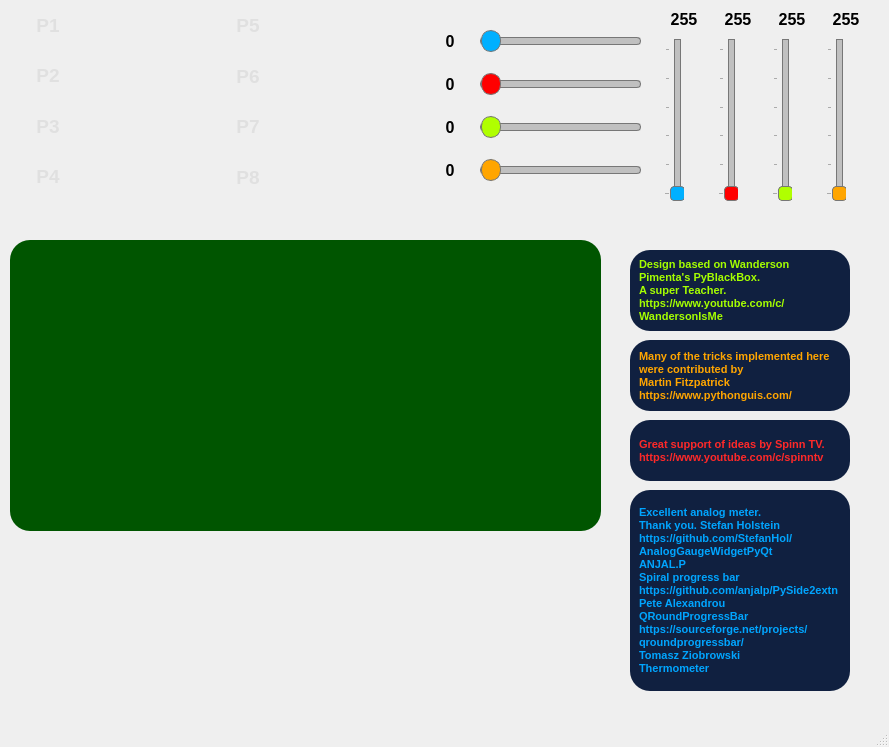
<?xml version="1.0" encoding="UTF-8"?>
<ui version="4.0">
 <class>MainWindow</class>
 <widget class="QMainWindow" name="MainWindow">
  <property name="geometry">
   <rect>
    <x>0</x>
    <y>0</y>
    <width>889</width>
    <height>747</height>
   </rect>
  </property>
  <property name="windowTitle">
   <string>MainWindow</string>
  </property>
  <widget class="QWidget" name="centralwidget">
   <widget class="QWidget" name="layoutWidget">
    <property name="geometry">
     <rect>
      <x>10</x>
      <y>10</y>
      <width>191</width>
      <height>182</height>
     </rect>
    </property>
    <layout class="QGridLayout" name="gridLayout">
     <property name="horizontalSpacing">
      <number>10</number>
     </property>
     <property name="verticalSpacing">
      <number>20</number>
     </property>
     <item row="0" column="1">
      <widget class="QLabel" name="label_9">
       <property name="maximumSize">
        <size>
         <width>50</width>
         <height>16777215</height>
        </size>
       </property>
       <property name="font">
        <font>
         <pointsize>14</pointsize>
         <weight>75</weight>
         <bold>true</bold>
        </font>
       </property>
       <property name="styleSheet">
        <string notr="true">color: rgb(224, 224, 224);</string>
       </property>
       <property name="text">
        <string>P1</string>
       </property>
       <property name="alignment">
        <set>Qt::AlignCenter</set>
       </property>
      </widget>
     </item>
     <item row="1" column="1">
      <widget class="QLabel" name="label_10">
       <property name="font">
        <font>
         <pointsize>14</pointsize>
         <weight>75</weight>
         <bold>true</bold>
        </font>
       </property>
       <property name="styleSheet">
        <string notr="true">color: rgb(224, 224, 224);</string>
       </property>
       <property name="text">
        <string>P2</string>
       </property>
       <property name="alignment">
        <set>Qt::AlignCenter</set>
       </property>
      </widget>
     </item>
     <item row="3" column="1">
      <widget class="QLabel" name="label_12">
       <property name="font">
        <font>
         <pointsize>14</pointsize>
         <weight>75</weight>
         <bold>true</bold>
        </font>
       </property>
       <property name="styleSheet">
        <string notr="true">color: rgb(224, 224, 224);</string>
       </property>
       <property name="text">
        <string>P4</string>
       </property>
       <property name="alignment">
        <set>Qt::AlignCenter</set>
       </property>
      </widget>
     </item>
     <item row="2" column="1">
      <widget class="QLabel" name="label_11">
       <property name="font">
        <font>
         <pointsize>14</pointsize>
         <weight>75</weight>
         <bold>true</bold>
        </font>
       </property>
       <property name="styleSheet">
        <string notr="true">color: rgb(224, 224, 224);</string>
       </property>
       <property name="text">
        <string>P3</string>
       </property>
       <property name="alignment">
        <set>Qt::AlignCenter</set>
       </property>
      </widget>
     </item>
     <item row="2" column="2">
      <widget class="PySwitch" name="pyswitch_3" native="true">
       <property name="minimumSize">
        <size>
         <width>90</width>
         <height>30</height>
        </size>
       </property>
      </widget>
     </item>
     <item row="1" column="2">
      <widget class="PySwitch" name="pyswitch_2" native="true">
       <property name="minimumSize">
        <size>
         <width>90</width>
         <height>30</height>
        </size>
       </property>
      </widget>
     </item>
     <item row="0" column="2">
      <widget class="PySwitch" name="pyswitch_1" native="true">
       <property name="minimumSize">
        <size>
         <width>90</width>
         <height>30</height>
        </size>
       </property>
       <property name="maximumSize">
        <size>
         <width>90</width>
         <height>30</height>
        </size>
       </property>
      </widget>
     </item>
     <item row="3" column="2">
      <widget class="PySwitch" name="pyswitch_4" native="true">
       <property name="minimumSize">
        <size>
         <width>90</width>
         <height>30</height>
        </size>
       </property>
      </widget>
     </item>
    </layout>
   </widget>
   <widget class="QWidget" name="layoutWidget_2">
    <property name="geometry">
     <rect>
      <x>210</x>
      <y>10</y>
      <width>191</width>
      <height>182</height>
     </rect>
    </property>
    <layout class="QGridLayout" name="gridLayout_2">
     <property name="horizontalSpacing">
      <number>10</number>
     </property>
     <property name="verticalSpacing">
      <number>20</number>
     </property>
     <item row="0" column="1">
      <widget class="QLabel" name="label_13">
       <property name="maximumSize">
        <size>
         <width>50</width>
         <height>16777215</height>
        </size>
       </property>
       <property name="font">
        <font>
         <pointsize>14</pointsize>
         <weight>75</weight>
         <bold>true</bold>
        </font>
       </property>
       <property name="styleSheet">
        <string notr="true">color: rgb(224, 224, 224);</string>
       </property>
       <property name="text">
        <string>P5</string>
       </property>
       <property name="alignment">
        <set>Qt::AlignCenter</set>
       </property>
      </widget>
     </item>
     <item row="1" column="1">
      <widget class="QLabel" name="label_14">
       <property name="font">
        <font>
         <pointsize>14</pointsize>
         <weight>75</weight>
         <bold>true</bold>
        </font>
       </property>
       <property name="styleSheet">
        <string notr="true">color: rgb(224, 224, 224);</string>
       </property>
       <property name="text">
        <string>P6</string>
       </property>
       <property name="alignment">
        <set>Qt::AlignCenter</set>
       </property>
      </widget>
     </item>
     <item row="3" column="1">
      <widget class="QLabel" name="label_15">
       <property name="font">
        <font>
         <pointsize>14</pointsize>
         <weight>75</weight>
         <bold>true</bold>
        </font>
       </property>
       <property name="styleSheet">
        <string notr="true">color: rgb(224, 224, 224);</string>
       </property>
       <property name="text">
        <string>P8</string>
       </property>
       <property name="alignment">
        <set>Qt::AlignCenter</set>
       </property>
      </widget>
     </item>
     <item row="2" column="1">
      <widget class="QLabel" name="label_16">
       <property name="font">
        <font>
         <pointsize>14</pointsize>
         <weight>75</weight>
         <bold>true</bold>
        </font>
       </property>
       <property name="styleSheet">
        <string notr="true">color: rgb(224, 224, 224);</string>
       </property>
       <property name="text">
        <string>P7</string>
       </property>
       <property name="alignment">
        <set>Qt::AlignCenter</set>
       </property>
      </widget>
     </item>
     <item row="2" column="2">
      <widget class="PyAnimatedToggle" name="pyanimated_3" native="true">
       <property name="minimumSize">
        <size>
         <width>90</width>
         <height>30</height>
        </size>
       </property>
      </widget>
     </item>
     <item row="1" column="2">
      <widget class="PyAnimatedToggle" name="pyanimated_2" native="true">
       <property name="minimumSize">
        <size>
         <width>90</width>
         <height>30</height>
        </size>
       </property>
      </widget>
     </item>
     <item row="0" column="2">
      <widget class="PyAnimatedToggle" name="pyanimated_1" native="true">
       <property name="minimumSize">
        <size>
         <width>90</width>
         <height>30</height>
        </size>
       </property>
       <property name="maximumSize">
        <size>
         <width>90</width>
         <height>16777215</height>
        </size>
       </property>
      </widget>
     </item>
     <item row="3" column="2">
      <widget class="PyAnimatedToggle" name="pyanimated_4" native="true">
       <property name="minimumSize">
        <size>
         <width>90</width>
         <height>30</height>
        </size>
       </property>
      </widget>
     </item>
    </layout>
   </widget>
   <widget class="QWidget" name="layoutWidget">
    <property name="geometry">
     <rect>
      <x>650</x>
      <y>10</y>
      <width>231</width>
      <height>191</height>
     </rect>
    </property>
    <layout class="QGridLayout" name="gridLayout_3">
     <property name="horizontalSpacing">
      <number>0</number>
     </property>
     <property name="verticalSpacing">
      <number>10</number>
     </property>
     <item row="0" column="0">
      <widget class="QLabel" name="label_VS_1">
       <property name="minimumSize">
        <size>
         <width>40</width>
         <height>0</height>
        </size>
       </property>
       <property name="font">
        <font>
         <pointsize>12</pointsize>
         <weight>75</weight>
         <bold>true</bold>
        </font>
       </property>
       <property name="text">
        <string>255</string>
       </property>
       <property name="alignment">
        <set>Qt::AlignCenter</set>
       </property>
      </widget>
     </item>
     <item row="0" column="1">
      <widget class="QLabel" name="label_VS_2">
       <property name="minimumSize">
        <size>
         <width>40</width>
         <height>0</height>
        </size>
       </property>
       <property name="font">
        <font>
         <pointsize>12</pointsize>
         <weight>75</weight>
         <bold>true</bold>
        </font>
       </property>
       <property name="text">
        <string>255</string>
       </property>
       <property name="alignment">
        <set>Qt::AlignCenter</set>
       </property>
      </widget>
     </item>
     <item row="0" column="2">
      <widget class="QLabel" name="label_VS_3">
       <property name="minimumSize">
        <size>
         <width>40</width>
         <height>0</height>
        </size>
       </property>
       <property name="font">
        <font>
         <pointsize>12</pointsize>
         <weight>75</weight>
         <bold>true</bold>
        </font>
       </property>
       <property name="text">
        <string>255</string>
       </property>
       <property name="alignment">
        <set>Qt::AlignCenter</set>
       </property>
      </widget>
     </item>
     <item row="0" column="3">
      <widget class="QLabel" name="label_VS_4">
       <property name="minimumSize">
        <size>
         <width>40</width>
         <height>0</height>
        </size>
       </property>
       <property name="font">
        <font>
         <pointsize>12</pointsize>
         <weight>75</weight>
         <bold>true</bold>
        </font>
       </property>
       <property name="text">
        <string>255</string>
       </property>
       <property name="alignment">
        <set>Qt::AlignCenter</set>
       </property>
      </widget>
     </item>
     <item row="1" column="0">
      <widget class="QSlider" name="VSlider_1">
       <property name="minimumSize">
        <size>
         <width>0</width>
         <height>120</height>
        </size>
       </property>
       <property name="maximumSize">
        <size>
         <width>16777215</width>
         <height>16777215</height>
        </size>
       </property>
       <property name="styleSheet">
        <string notr="true">QSlider::groove:horizontal{
border: 1px solid #bbb;
width: 10px;
border-radius: 4px;
}
QSlider::sub-page:vertical{
background: #C0C0C0;
border: 1px solid #777;
width: 10px;
border-radius: 4px;
}
QSlider::add-page:vertical {
background: QLinearGradient( x1: 0, y1: 0, x2: 1, y2: 0, stop: 0 #78d,  stop: 1 #238 );
border: 1px solid #777;
width: 10px;
border-radius: 4px;
}
QSlider::handle:vertical {
background: #00b0ff;
border: 1px solid #777;
height: 13px;
border-radius: 4px;
}
QSlider::handle:vertical:hover {
background: #E0e0e0;
border: 1px solid #444;
border-radius: 4px;
}

</string>
       </property>
       <property name="maximum">
        <number>255</number>
       </property>
       <property name="orientation">
        <enum>Qt::Vertical</enum>
       </property>
       <property name="tickPosition">
        <enum>QSlider::TicksAbove</enum>
       </property>
       <property name="tickInterval">
        <number>50</number>
       </property>
      </widget>
     </item>
     <item row="1" column="1">
      <widget class="QSlider" name="VSlider_2">
       <property name="minimumSize">
        <size>
         <width>0</width>
         <height>120</height>
        </size>
       </property>
       <property name="styleSheet">
        <string notr="true">QSlider::groove:horizontal{
border: 1px solid #bbb;
width: 10px;
border-radius: 4px;
}
QSlider::sub-page:vertical{
background: #C0C0C0;
border: 1px solid #777;
width: 10px;
border-radius: 4px;
}
QSlider::add-page:vertical {
background: QLinearGradient( x1: 0, y1: 0, x2: 1, y2: 0, stop: 0 #f88,  stop: 1 #822);
border: 1px solid #777;
width: 10px;
border-radius: 4px;
}
QSlider::handle:vertical {
background: #ff0000;
border: 1px solid #777;
border-radius: 4px;
}
QSlider::handle:vertical:hover {
background: #e0e0e0;
border: 1px solid #444;
border-radius: 4px;
}
</string>
       </property>
       <property name="maximum">
        <number>255</number>
       </property>
       <property name="orientation">
        <enum>Qt::Vertical</enum>
       </property>
       <property name="tickPosition">
        <enum>QSlider::TicksAbove</enum>
       </property>
       <property name="tickInterval">
        <number>50</number>
       </property>
      </widget>
     </item>
     <item row="1" column="2">
      <widget class="QSlider" name="VSlider_3">
       <property name="minimumSize">
        <size>
         <width>0</width>
         <height>120</height>
        </size>
       </property>
       <property name="styleSheet">
        <string notr="true">QSlider::groove:horizontal{
border: 1px solid #bbb;
width: 10px;
border-radius: 4px;
}
QSlider::sub-page:vertical{
background: #C0C0C0;
border: 1px solid #777;
width: 10px;
border-radius: 4px;
}
QSlider::add-page:vertical {
background: QLinearGradient( x1: 0, y1: 0, x2: 1, y2: 0, stop: 0 #8d7,  stop: 1 #473);
border: 1px solid #777;
width: 10px;
border-radius: 4px;
}
QSlider::handle:vertical {
background: #b0ff00;
border: 1px solid #777;
height: 13px;
margin-top: -2px;
margin-bottom: -2px;
border-radius: 4px;
}
QSlider::handle:vertical:hover {
background: #e0e0e0;
border: 1px solid #444;
border-radius: 4px;
}</string>
       </property>
       <property name="maximum">
        <number>255</number>
       </property>
       <property name="orientation">
        <enum>Qt::Vertical</enum>
       </property>
       <property name="tickPosition">
        <enum>QSlider::TicksAbove</enum>
       </property>
       <property name="tickInterval">
        <number>50</number>
       </property>
      </widget>
     </item>
     <item row="1" column="3">
      <widget class="QSlider" name="VSlider_4">
       <property name="minimumSize">
        <size>
         <width>0</width>
         <height>120</height>
        </size>
       </property>
       <property name="layoutDirection">
        <enum>Qt::LeftToRight</enum>
       </property>
       <property name="styleSheet">
        <string notr="true">QSlider::groove:horizontal{
border: 1px solid #bbb;
width: 10px;
border-radius: 4px;
}
QSlider::sub-page:vertical{
background: #C0C0C0;
border: 1px solid #777;
width: 10px;
border-radius: 4px;
}
QSlider::add-page:vertical {
background: QLinearGradient( x1: 0, y1: 0, x2: 1, y2: 0, stop: 0 #fa0,  stop: 1 #a80);
border: 1px solid #777;
width: 10px;
border-radius: 4px;
}
QSlider::handle:vertical {
background: #FFA500;
border: 1px solid #777;
height: 13px;
margin-top: -2px;
margin-bottom: -2px;
border-radius: 4px;
}
QSlider::handle:vertical:hover {
background: #e0e0e0;
border: 1px solid #444;
border-radius: 4px;
}</string>
       </property>
       <property name="maximum">
        <number>255</number>
       </property>
       <property name="orientation">
        <enum>Qt::Vertical</enum>
       </property>
       <property name="invertedAppearance">
        <bool>false</bool>
       </property>
       <property name="invertedControls">
        <bool>false</bool>
       </property>
       <property name="tickPosition">
        <enum>QSlider::TicksAbove</enum>
       </property>
       <property name="tickInterval">
        <number>50</number>
       </property>
      </widget>
     </item>
    </layout>
   </widget>
   <widget class="QWidget" name="layoutWidget">
    <property name="geometry">
     <rect>
      <x>430</x>
      <y>10</y>
      <width>211</width>
      <height>191</height>
     </rect>
    </property>
    <layout class="QGridLayout" name="gridLayout_4">
     <property name="horizontalSpacing">
      <number>10</number>
     </property>
     <property name="verticalSpacing">
      <number>0</number>
     </property>
     <item row="0" column="0">
      <widget class="QLabel" name="label_HS_1">
       <property name="minimumSize">
        <size>
         <width>40</width>
         <height>0</height>
        </size>
       </property>
       <property name="font">
        <font>
         <pointsize>12</pointsize>
         <weight>75</weight>
         <bold>true</bold>
        </font>
       </property>
       <property name="text">
        <string>0</string>
       </property>
       <property name="alignment">
        <set>Qt::AlignCenter</set>
       </property>
      </widget>
     </item>
     <item row="0" column="1">
      <widget class="QSlider" name="HSlider_1">
       <property name="minimumSize">
        <size>
         <width>0</width>
         <height>24</height>
        </size>
       </property>
       <property name="styleSheet">
        <string notr="true">QSlider::groove:horizontal {
border: 1px solid #bbb;
height: 6px;
border-radius: 2px;
}
QSlider::sub-page:horizontal {
background: #8000b0ff;
border: 1px solid #777;
height: 5px;
border-radius: 4px;
}

QSlider::add-page:horizontal {
background: #c0c0c0;
border: 1px solid #777;
height: 5px;
border-radius: 4px;
}

QSlider::handle:horizontal {
background: #00b0ff;
border: 1px solid #777;
width: 18px;
margin-top: -8px;
margin-bottom: -8px;
border-radius: 10px;
}
QSlider::handle:horizontal:hover {
background: #f0f0f0;
}</string>
       </property>
       <property name="maximum">
        <number>255</number>
       </property>
       <property name="orientation">
        <enum>Qt::Horizontal</enum>
       </property>
       <property name="tickPosition">
        <enum>QSlider::NoTicks</enum>
       </property>
       <property name="tickInterval">
        <number>50</number>
       </property>
      </widget>
     </item>
     <item row="1" column="0">
      <widget class="QLabel" name="label_HS_2">
       <property name="font">
        <font>
         <pointsize>12</pointsize>
         <weight>75</weight>
         <bold>true</bold>
        </font>
       </property>
       <property name="text">
        <string>0</string>
       </property>
       <property name="alignment">
        <set>Qt::AlignCenter</set>
       </property>
      </widget>
     </item>
     <item row="1" column="1">
      <widget class="QSlider" name="HSlider_2">
       <property name="minimumSize">
        <size>
         <width>0</width>
         <height>24</height>
        </size>
       </property>
       <property name="styleSheet">
        <string notr="true">QSlider::groove:horizontal {
border: 1px solid #bbb;
height: 6px;
border-radius: 2px;
}
QSlider::sub-page:horizontal {
background: #80ff0000;
border: 1px solid #777;
height: 5px;
border-radius: 4px;
}

QSlider::add-page:horizontal {
background: #c0c0c0;
border: 1px solid #777;
height: 5px;
border-radius: 4px;
}

QSlider::handle:horizontal {
background: #ff0000;
border: 1px solid #777;
width: 18px;
margin-top: -8px;
margin-bottom: -8px;
border-radius: 10px;
}
QSlider::handle:horizontal:hover {
background: #f0f0f0;
}</string>
       </property>
       <property name="maximum">
        <number>255</number>
       </property>
       <property name="orientation">
        <enum>Qt::Horizontal</enum>
       </property>
      </widget>
     </item>
     <item row="2" column="0">
      <widget class="QLabel" name="label_HS_3">
       <property name="font">
        <font>
         <pointsize>12</pointsize>
         <weight>75</weight>
         <bold>true</bold>
        </font>
       </property>
       <property name="text">
        <string>0</string>
       </property>
       <property name="alignment">
        <set>Qt::AlignCenter</set>
       </property>
      </widget>
     </item>
     <item row="2" column="1">
      <widget class="QSlider" name="HSlider_3">
       <property name="minimumSize">
        <size>
         <width>0</width>
         <height>24</height>
        </size>
       </property>
       <property name="styleSheet">
        <string notr="true">QSlider::groove:horizontal {
border: 1px solid #bbb;
height: 6px;
border-radius: 2px;
}
QSlider::sub-page:horizontal {
background: #80B0FF00;
border: 1px solid #777;
height: 5px;
border-radius: 4px;
}

QSlider::add-page:horizontal {
background: #c0c0c0;
border: 1px solid #777;
height: 5px;
border-radius: 4px;
}

QSlider::handle:horizontal {
background: #B0FF00;
border: 1px solid #777;
width: 18px;
margin-top: -8px;
margin-bottom: -8px;
border-radius: 10px;
}
QSlider::handle:horizontal:hover {
background: #f0f0f0;
}</string>
       </property>
       <property name="maximum">
        <number>255</number>
       </property>
       <property name="orientation">
        <enum>Qt::Horizontal</enum>
       </property>
      </widget>
     </item>
     <item row="3" column="0">
      <widget class="QLabel" name="label_HS_4">
       <property name="font">
        <font>
         <pointsize>12</pointsize>
         <weight>75</weight>
         <bold>true</bold>
        </font>
       </property>
       <property name="text">
        <string>0</string>
       </property>
       <property name="alignment">
        <set>Qt::AlignCenter</set>
       </property>
      </widget>
     </item>
     <item row="3" column="1">
      <widget class="QSlider" name="HSlider_4">
       <property name="minimumSize">
        <size>
         <width>0</width>
         <height>24</height>
        </size>
       </property>
       <property name="styleSheet">
        <string notr="true">QSlider::groove:horizontal {
border: 1px solid #bbb;
height: 6px;
border-radius: 2px;
}
QSlider::sub-page:horizontal {
background: #80FFA500;
border: 1px solid #777;
height: 5px;
border-radius: 4px;
}

QSlider::add-page:horizontal {
background: #c0c0c0;
border: 1px solid #777;
height: 5px;
border-radius: 4px;
}

QSlider::handle:horizontal {
background: #FFA500;
border: 1px solid #777;
width: 18px;
margin-top: -8px;
margin-bottom: -8px;
border-radius: 10px;
}
QSlider::handle:horizontal:hover {
background: #f0f0f0;
}




</string>
       </property>
       <property name="maximum">
        <number>255</number>
       </property>
       <property name="orientation">
        <enum>Qt::Horizontal</enum>
       </property>
      </widget>
     </item>
    </layout>
   </widget>
   <widget class="QFrame" name="frame_matplot">
    <property name="geometry">
     <rect>
      <x>10</x>
      <y>240</y>
      <width>591</width>
      <height>291</height>
     </rect>
    </property>
    <property name="styleSheet">
     <string notr="true">background-color: rgb(0, 85, 0);
border-radius:20px;</string>
    </property>
    <property name="frameShape">
     <enum>QFrame::StyledPanel</enum>
    </property>
    <property name="frameShadow">
     <enum>QFrame::Raised</enum>
    </property>
    <layout class="QHBoxLayout" name="Hlayout_matplot">
     <item>
      <widget class="MatplotlibWidget11_sin" name="matplot_1" native="true"/>
     </item>
    </layout>
   </widget>
   <widget class="QFrame" name="frame_4">
    <property name="geometry">
     <rect>
      <x>630</x>
      <y>340</y>
      <width>220</width>
      <height>71</height>
     </rect>
    </property>
    <property name="maximumSize">
     <size>
      <width>220</width>
      <height>16777215</height>
     </size>
    </property>
    <property name="styleSheet">
     <string notr="true">background-color: #102040;
border-radius:20px;</string>
    </property>
    <property name="frameShape">
     <enum>QFrame::StyledPanel</enum>
    </property>
    <property name="frameShadow">
     <enum>QFrame::Raised</enum>
    </property>
    <layout class="QHBoxLayout" name="horizontalLayout_13">
     <item>
      <widget class="QLabel" name="label_18">
       <property name="font">
        <font>
         <pointsize>8</pointsize>
         <weight>75</weight>
         <bold>true</bold>
        </font>
       </property>
       <property name="styleSheet">
        <string notr="true">color: rgb(255, 165, 0);</string>
       </property>
       <property name="text">
        <string>Many of the tricks implemented here were contributed by 
Martin Fitzpatrick
https://www.pythonguis.com/</string>
       </property>
       <property name="wordWrap">
        <bool>true</bool>
       </property>
      </widget>
     </item>
    </layout>
   </widget>
   <widget class="QFrame" name="frame_3">
    <property name="geometry">
     <rect>
      <x>630</x>
      <y>250</y>
      <width>220</width>
      <height>81</height>
     </rect>
    </property>
    <property name="minimumSize">
     <size>
      <width>220</width>
      <height>0</height>
     </size>
    </property>
    <property name="maximumSize">
     <size>
      <width>220</width>
      <height>16777215</height>
     </size>
    </property>
    <property name="styleSheet">
     <string notr="true">background-color: #102040;
border-radius:20px;</string>
    </property>
    <property name="frameShape">
     <enum>QFrame::StyledPanel</enum>
    </property>
    <property name="frameShadow">
     <enum>QFrame::Raised</enum>
    </property>
    <layout class="QHBoxLayout" name="horizontalLayout_14">
     <item>
      <widget class="QLabel" name="label_19">
       <property name="font">
        <font>
         <pointsize>8</pointsize>
         <weight>75</weight>
         <bold>true</bold>
        </font>
       </property>
       <property name="styleSheet">
        <string notr="true">color: rgb(165, 255, 0);</string>
       </property>
       <property name="text">
        <string>Design based on Wanderson Pimenta's PyBlackBox. 
A super Teacher.
https://www.youtube.com/c/WandersonIsMe</string>
       </property>
       <property name="wordWrap">
        <bool>true</bool>
       </property>
      </widget>
     </item>
    </layout>
   </widget>
   <widget class="QFrame" name="frame_32">
    <property name="geometry">
     <rect>
      <x>630</x>
      <y>420</y>
      <width>220</width>
      <height>61</height>
     </rect>
    </property>
    <property name="maximumSize">
     <size>
      <width>220</width>
      <height>16777215</height>
     </size>
    </property>
    <property name="styleSheet">
     <string notr="true">background-color: #102040;
border-radius:20px;</string>
    </property>
    <property name="frameShape">
     <enum>QFrame::StyledPanel</enum>
    </property>
    <property name="frameShadow">
     <enum>QFrame::Raised</enum>
    </property>
    <layout class="QHBoxLayout" name="horizontalLayout_26">
     <item>
      <widget class="QLabel" name="label_22">
       <property name="font">
        <font>
         <pointsize>8</pointsize>
         <weight>75</weight>
         <bold>true</bold>
        </font>
       </property>
       <property name="styleSheet">
        <string notr="true">color: rgb(255, 40, 40);</string>
       </property>
       <property name="text">
        <string>Great support of ideas by Spinn TV. https://www.youtube.com/c/spinntv</string>
       </property>
       <property name="wordWrap">
        <bool>true</bool>
       </property>
      </widget>
     </item>
    </layout>
   </widget>
   <widget class="QFrame" name="frame_6">
    <property name="geometry">
     <rect>
      <x>630</x>
      <y>490</y>
      <width>220</width>
      <height>201</height>
     </rect>
    </property>
    <property name="maximumSize">
     <size>
      <width>220</width>
      <height>16777215</height>
     </size>
    </property>
    <property name="styleSheet">
     <string notr="true">background-color: #102040;
border-radius:20px;</string>
    </property>
    <property name="frameShape">
     <enum>QFrame::StyledPanel</enum>
    </property>
    <property name="frameShadow">
     <enum>QFrame::Raised</enum>
    </property>
    <layout class="QHBoxLayout" name="horizontalLayout_16">
     <item>
      <widget class="QLabel" name="label_20">
       <property name="font">
        <font>
         <pointsize>8</pointsize>
         <weight>75</weight>
         <bold>true</bold>
        </font>
       </property>
       <property name="styleSheet">
        <string notr="true">color: rgb(0, 165, 255);</string>
       </property>
       <property name="text">
        <string>Excellent analog meter.
Thank you. Stefan Holstein
https://github.com/StefanHol/AnalogGaugeWidgetPyQt
ANJAL.P 
Spiral progress bar 
https://github.com/anjalp/PySide2extn
Pete Alexandrou
QRoundProgressBar 
https://sourceforge.net/projects/qroundprogressbar/
Tomasz Ziobrowski
Thermometer</string>
       </property>
       <property name="wordWrap">
        <bool>true</bool>
       </property>
      </widget>
     </item>
    </layout>
   </widget>
  </widget>
  <widget class="QMenuBar" name="menubar">
   <property name="geometry">
    <rect>
     <x>0</x>
     <y>0</y>
     <width>889</width>
     <height>21</height>
    </rect>
   </property>
  </widget>
  <widget class="QStatusBar" name="statusbar"/>
 </widget>
 <customwidgets>
  <customwidget>
   <class>PySwitch</class>
   <extends>QWidget</extends>
   <header>widgets.pyswitch</header>
   <container>1</container>
  </customwidget>
  <customwidget>
   <class>PyAnimatedToggle</class>
   <extends>QWidget</extends>
   <header>widgets.pyanimatedtoggle</header>
   <container>1</container>
  </customwidget>
  <customwidget>
   <class>MatplotlibWidget11_sin</class>
   <extends>QWidget</extends>
   <header>widgets.clases_mpl_pyqt</header>
   <container>1</container>
  </customwidget>
 </customwidgets>
 <resources/>
 <connections/>
</ui>
